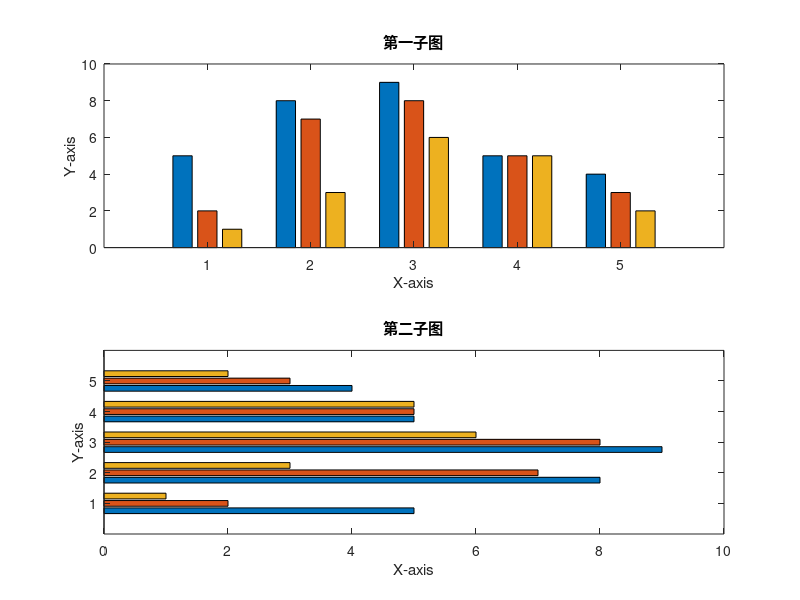

MATLAB code to generate this figure:
% [绘图]柱状图
subplot(2,1,1)
x=[5 2 1
    8 7 3
    9 8 6
    5 5 5
    4 3 2];
bar(x)
xlabel('X-axis');
ylabel('Y-axis');
title('第一子图');
subplot(2,1,2)
y=[5 2 1
    8 7 3
    9 8 6
    5 5 5
    4 3 2];
barh(y)
xlabel('X-axis');
ylabel('Y-axis');
title('第二子图');